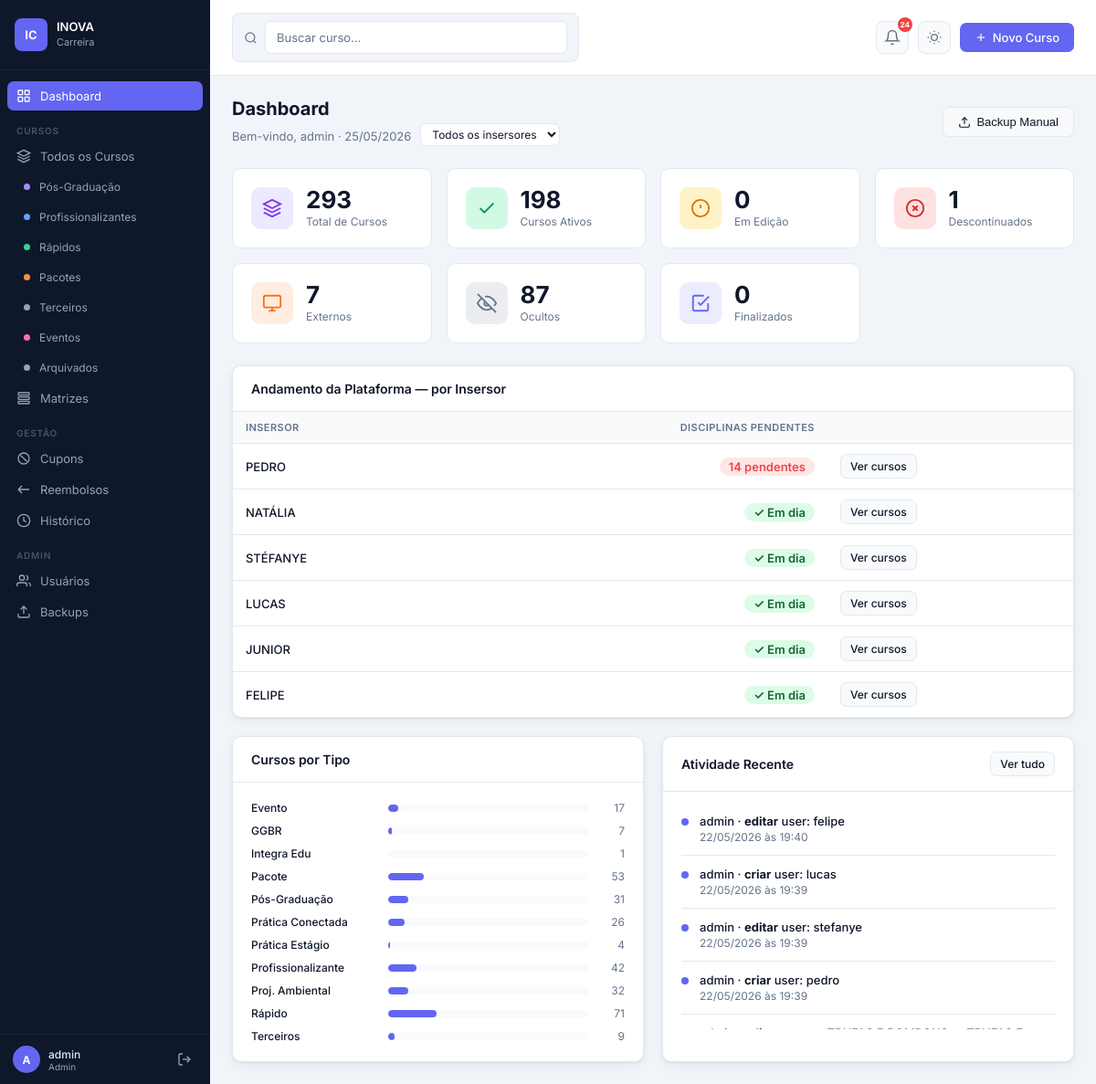
Page /dashboard (signed in) on the earlier database version.
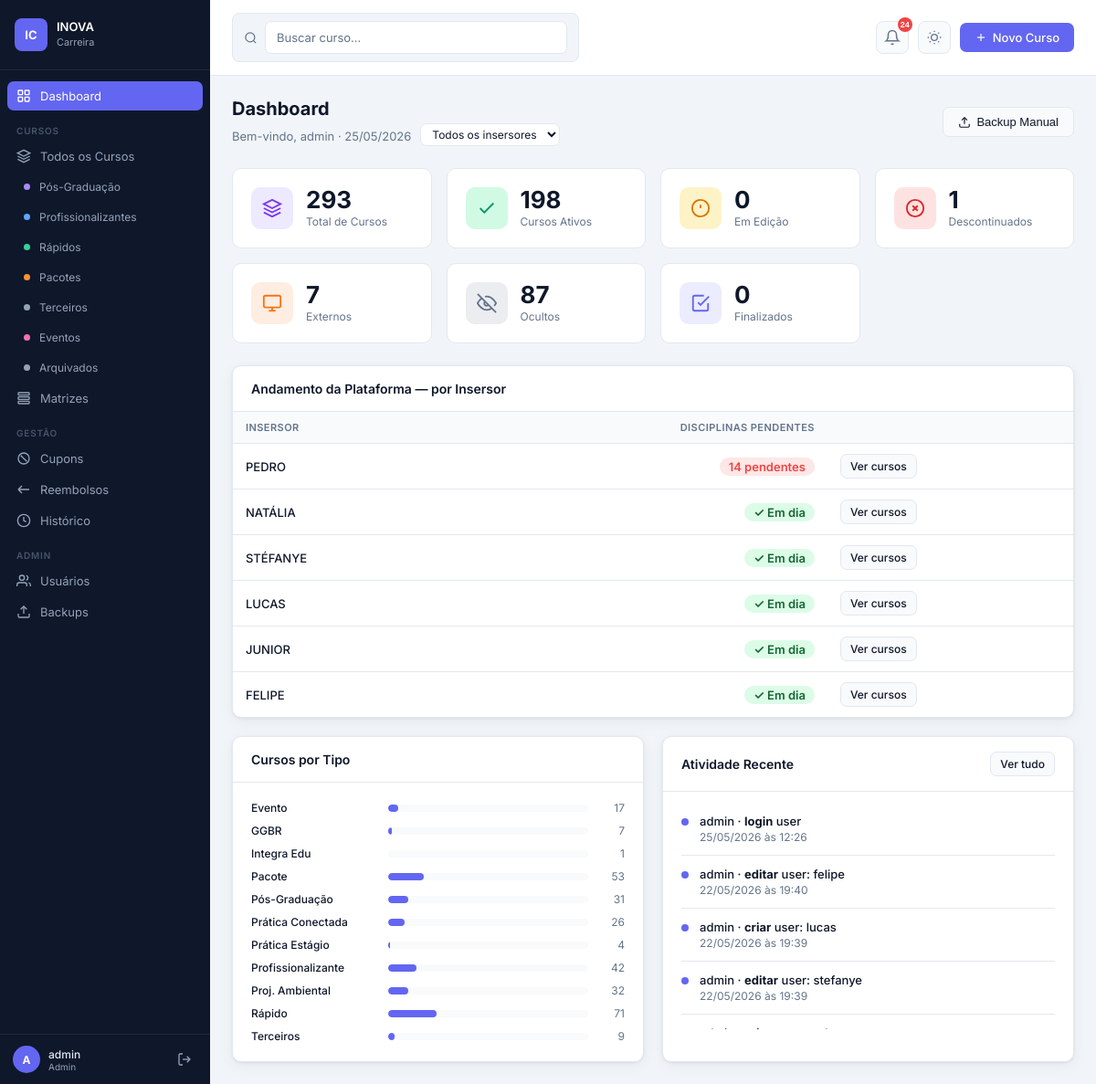
Same page on the later database version.
### app.py (models this page shows)
class Course(db.Model):
    id            = db.Column(db.Integer, primary_key=True)
    nome          = db.Column(db.String(300), nullable=False)
    tipo          = db.Column(db.String(50))   # pos, profissionalizante, rapido, pacote, terceiros, evento, pratica, projeto
    area          = db.Column(db.String(100))
    horas         = db.Column(db.String(20))
    meses         = db.Column(db.String(20))
    valor         = db.Column(db.String(50))
    link_venda    = db.Column(db.Text)
    descricao     = db.Column(db.Text)
    link_imagem   = db.Column(db.Text)
    insersor      = db.Column(db.Text)  # pode ser comma-separated para múltiplos insersores
    obs           = db.Column(db.Text)
    status        = db.Column(db.String(30), default='ativo')  # ativo, descontinuado, em_edicao, oculto
    cupom         = db.Column(db.String(100))
    dono          = db.Column(db.Text)        # para cursos terceiros
    ano           = db.Column(db.String(10))  # ano de criação/edição do curso
    extra_data    = db.Column(db.Text)        # JSON com dados extras (matriz, disciplinas, etc.)
    created_at    = db.Column(db.DateTime, default=datetime.utcnow)
    updated_at    = db.Column(db.DateTime, default=datetime.utcnow, onupdate=datetime.utcnow)
    created_by    = db.Column(db.Integer, db.ForeignKey('user.id'))

class AuditLog(db.Model):
    id         = db.Column(db.Integer, primary_key=True)
    user_id    = db.Column(db.Integer, db.ForeignKey('user.id'))
    username   = db.Column(db.String(80))
    action     = db.Column(db.String(50))   # criar, editar, excluir, login
    entity     = db.Column(db.String(50))   # course, user, cupom
    entity_id  = db.Column(db.Integer)
    detail     = db.Column(db.Text)         # JSON do que mudou
    timestamp  = db.Column(db.DateTime, default=datetime.utcnow)

### app.py (the view, shortened to what this page needs)
@app.route('/dashboard')
@login_required
def dashboard():
    filtro_ins = request.args.get('insersor', '')
    q_base = Course.query
    total     = q_base.count()
    ativos    = q_base.filter_by(status='ativo').count()
    em_edicao = q_base.filter_by(status='em_edicao').count()
    desc      = q_base.filter_by(status='descontinuado').count()
    externos  = q_base.filter_by(status='externo').count()
    ocultos   = q_base.filter_by(status='oculto').count()
    finalizado = q_base.filter_by(status='finalizado').count()
    por_tipo  = db.session.query(Course.tipo, db.func.count(Course.id))\
                          .group_by(Course.tipo).all()
    recentes  = AuditLog.query.order_by(AuditLog.timestamp.desc()).limit(10).all()
    ultimo_bk = BackupRecord.query.order_by(BackupRecord.created_at.desc()).first()
    raw_pend = db.session.query(Course.insersor, db.func.count(Discipline.id))\
        .join(Discipline, Discipline.course_id == Course.id)\
        .filter(Discipline.plataforma_ok == False)\
        .filter(Course.insersor != None, Course.insersor != '')\
        .group_by(Course.insersor).all()
    pend_map = {nome: 0 for nome in EQUIPE_INSERCAO}
    for ins_field, qtd in raw_pend:
        for nome in ins_field.split(','):
            nome_up = nome.strip().upper()
            for canonical in EQUIPE_INSERCAO:
                if nome_up == canonical.upper():
                    pend_map[canonical] += qtd
                    break
    pend_por_ins = sorted(pend_map.items(), key=lambda x: x[1], reverse=True)
    insersores = EQUIPE_INSERCAO
    return render_template('dashboard.html',
        total=total, ativos=ativos, em_edicao=em_edicao, desc=desc,
        externos=externos, ocultos=ocultos, finalizado=finalizado,
        por_tipo=por_tipo, recentes=recentes,
        ultimo_bk=ultimo_bk, pend_por_ins=pend_por_ins,
        insersores=insersores, filtro_ins=filtro_ins)

### templates/dashboard.html (shortened to what this page needs)
{% extends 'base.html' %}
{% block content %}
<div class="page">
  <div class="page-header">
    <div>
      <div class="page-title">Dashboard</div>
      <div style="display:flex;align-items:center;gap:10px;margin-top:4px">
        <div class="page-subtitle">Bem-vindo, {{ session.username }} · {{ now().strftime('%d/%m/%Y') if now else '' }}</div>
        <form method="GET" style="display:flex;gap:6px;align-items:center">
          <select name="insersor" class="filter-select" style="font-size:12px;padding:3px 8px" onchange="this.form.submit()">
            <option value="">Todos os insersores</option>
          </select>
        </form>
      </div>
    </div>
    {% if session.role == 'admin' %}
    <form method="POST" action="{{ url_for('backup_manual') }}">
      <button type="submit" class="btn btn-secondary">
        <svg viewBox="0 0 24 24"><path d="M21 15v4a2 2 0 0 1-2 2H5a2 2 0 0 1-2-2v-4"/><polyline points="17 8 12 3 7 8"/><line x1="12" y1="3" x2="12" y2="15"/></svg>
        Backup Manual
      </button>
    </form>
    {% endif %}
  </div>
  <div class="stats-grid">
    <div class="stat-card">
      <div class="stat-icon purple">
        <svg viewBox="0 0 24 24"><path d="M12 2L2 7l10 5 10-5-10-5zM2 17l10 5 10-5M2 12l10 5 10-5"/></svg>
      </div>
      <div><div class="stat-value">{{ total }}</div><div class="stat-label">Total de Cursos</div></div>
    </div>
    <div class="stat-card">
      <div class="stat-icon green">
        <svg viewBox="0 0 24 24"><polyline points="20 6 9 17 4 12"/></svg>
      </div>
      <div><div class="stat-value">{{ ativos }}</div><div class="stat-label">Cursos Ativos</div></div>
    </div>
    <div class="stat-card">
      <div class="stat-icon orange">
        <svg viewBox="0 0 24 24"><circle cx="12" cy="12" r="10"/><line x1="12" y1="8" x2="12" y2="12"/><line x1="12" y1="16" x2="12.01" y2="16"/></svg>
      </div>
      <div><div class="stat-value">{{ em_edicao }}</div><div class="stat-label">Em Edição</div></div>
    </div>
    <div class="stat-card">
      <div class="stat-icon red">
        <svg viewBox="0 0 24 24"><circle cx="12" cy="12" r="10"/><line x1="15" y1="9" x2="9" y2="15"/><line x1="9" y1="9" x2="15" y2="15"/></svg>
      </div>
      <div><div class="stat-value">{{ desc }}</div><div class="stat-label">Descontinuados</div></div>
    </div>
    <div class="stat-card">
      <div class="stat-icon" style="background:#f9731620">
        <svg viewBox="0 0 24 24" style="stroke:#f97316"><rect x="2" y="3" width="20" height="14" rx="2" ry="2"/><line x1="8" y1="21" x2="16" y2="21"/><line x1="12" y1="17" x2="12" y2="21"/></svg>
      </div>
      <div><div class="stat-value">{{ externos }}</div><div class="stat-label">Externos</div></div>
    </div>
    <div class="stat-card">
      <div class="stat-icon" style="background:#64748b20">
        <svg viewBox="0 0 24 24" style="stroke:#64748b"><path d="M17.94 17.94A10.07 10.07 0 0 1 12 20c-7 0-11-8-11-8a18.45 18.45 0 0 1 5.06-5.94M9.9 4.24A9.12 9.12 0 0 1 12 4c7 0 11 8 11 8a18.5 18.5 0 0 1-2.16 3.19m-6.72-1.07a3 3 0 1 1-4.24-4.24"/><line x1="1" y1="1" x2="23" y2="23"/></svg>
      </div>
      <div><div class="stat-value">{{ ocultos }}</div><div class="stat-label">Ocultos</div></div>
    </div>
    <div class="stat-card">
      <div class="stat-icon" style="background:#6366f120">
        <svg viewBox="0 0 24 24" style="stroke:#6366f1"><polyline points="9 11 12 14 22 4"/><path d="M21 12v7a2 2 0 0 1-2 2H5a2 2 0 0 1-2-2V5a2 2 0 0 1 2-2h11"/></svg>
      </div>
      <div><div class="stat-value">{{ finalizado }}</div><div class="stat-label">Finalizados</div></div>
    </div>
  </div>
  <div class="card" style="margin-bottom:20px">
    <div class="card-header"><div class="card-title">Andamento da Plataforma — por Insersor</div></div>
    <div class="card-body" style="padding:0">
      <table>
        <thead><tr><th>Insersor</th><th style="text-align:right">Disciplinas pendentes</th><th></th></tr></thead>
        <tbody>
        {% for ins, qtd in pend_por_ins %}
        <tr>
          <td style="font-weight:500">{{ ins }}</td>
          <td style="text-align:right">
            {% if qtd == 0 %}
              <span style="background:#dcfce7;color:#166534;padding:2px 10px;border-radius:12px;font-weight:600;font-size:13px">✓ Em dia</span>
            {% else %}
              <span style="background:#ef444420;color:#ef4444;padding:2px 10px;border-radius:12px;font-weight:600;font-size:13px">{{ qtd }} pendente{{ 's' if qtd > 1 else '' }}</span>
            {% endif %}
          </td>
          <td><a href="{{ url_for('cursos', insersor=ins) }}" class="btn btn-sm btn-secondary">Ver cursos</a></td>
        </tr>
        {% endfor %}
        </tbody>
      </table>
    </div>
  </div>
  <div style="display:grid;grid-template-columns:1fr 1fr;gap:20px">
    <div class="card">
      <div class="card-header"><div class="card-title">Cursos por Tipo</div></div>
      <div class="card-body">
        {% set tipo_labels = {'pos':'Pós-Graduação','profissionalizante':'Profissionalizante','rapido':'Rápido','pacote':'Pacote','terceiros':'Terceiros','evento':'Evento','pratica_conectada':'Prática Conectada','pratica_estagio':'Prática Estágio','projeto_ambiental':'Proj. Ambiental','ggbr':'GGBR','integra_edu':'Integra Edu'} %}
        <div class="tipo-list">
          {% for tipo, count in por_tipo %}
          {% set pct = (count / total * 100)|int if total else 0 %}
          <div class="tipo-item">
            <div class="tipo-label">{{ tipo_labels.get(tipo, tipo) }}</div>
            <div class="tipo-bar-wrap"><div class="tipo-bar" style="width:{{ pct }}%"></div></div>
            <div class="tipo-count">{{ count }}</div>
          </div>
          {% endfor %}
        </div>
      </div>
    </div>
    <div class="card">
      <div class="card-header" style="display:flex;justify-content:space-between;align-items:center">
        <div class="card-title">Atividade Recente</div>
        <a href="{{ url_for('historico') }}" class="btn btn-sm btn-secondary">Ver tudo</a>
      </div>
      <div class="card-body" style="padding:12px 20px;max-height:260px;overflow-y:auto;scrollbar-width:thin;scrollbar-color:var(--border) transparent">
        {% for log in recentes %}
        <div class="log-item">
          <div class="log-dot"></div>
          <div>
            <div class="log-action">{{ log.username }} · <strong>{{ log.action }}</strong> {{ log.entity }}{% if log.detail %}: {{ log.detail[:60] }}{% endif %}</div>
            <div class="log-meta">{{ log.timestamp.strftime('%d/%m/%Y às %H:%M') }}</div>
          </div>
        </div>
        {% else %}
        <div style="color:var(--text-muted);font-size:13px;text-align:center;padding:20px">Nenhuma atividade ainda.</div>
        {% endfor %}
      </div>
    </div>
  </div>
</div>
{% endblock %}

Differences in the rows shown:
no longer on this page (row unchanged): AuditLog: username "admin", action "criar", entity "user", detail "pedro", timestamp "22/05/2026 às 19:39"
added AuditLog: username "admin", action "login", entity "user", timestamp "25/05/2026 às 12:26"
